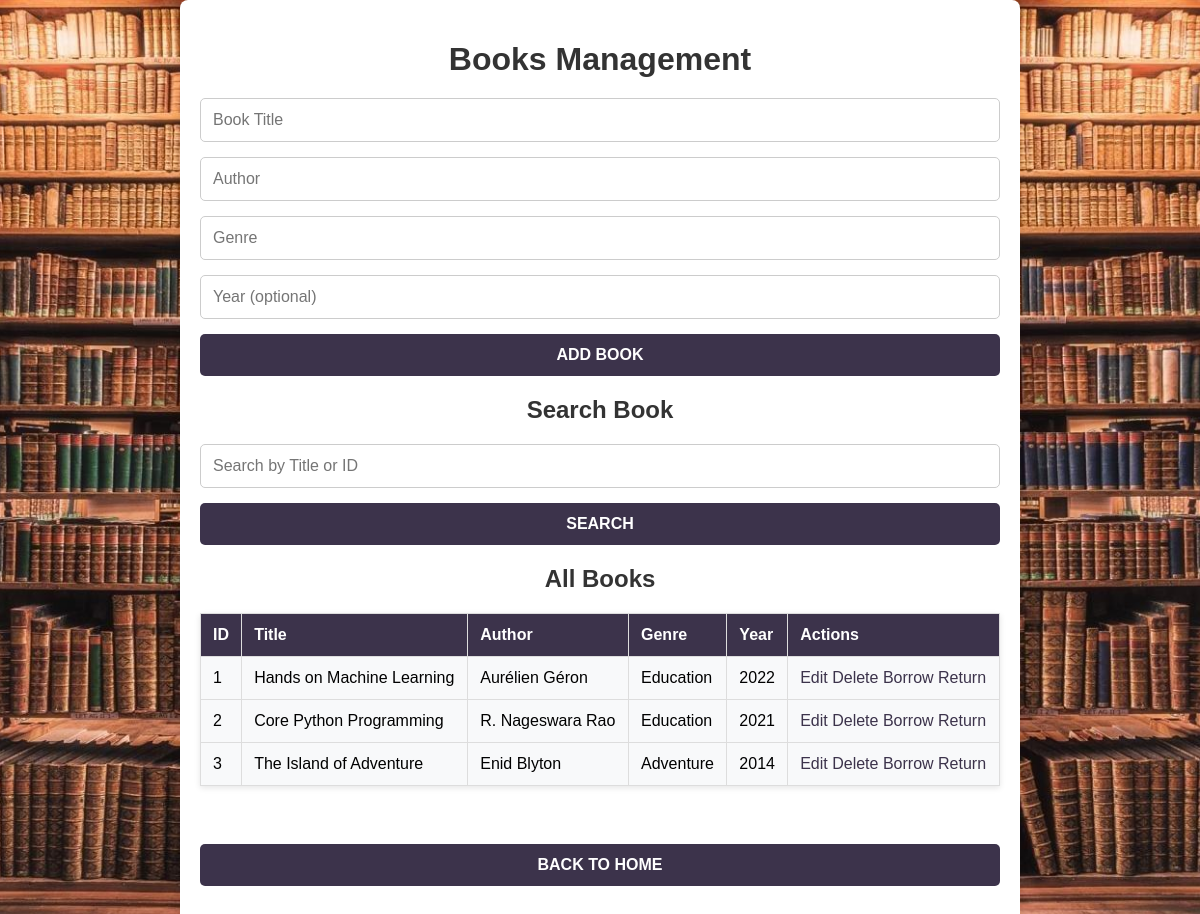
/books, run on the app's committed database.
### app.py (models this page shows, shortened)
class Book(db.Model):
    id = db.Column(db.Integer, primary_key=True)
    title = db.Column(db.String(200), nullable=False)
    author = db.Column(db.String(100), nullable=False)
    genre = db.Column(db.String(50), nullable=False)
    year = db.Column(db.Integer)
    is_available = db.Column(db.Boolean, default=True)
    loans = db.relationship('Loan', backref='book', lazy=True)

### app.py (the view, shortened to what this page needs)
@app.route('/books', methods=['GET', 'POST'])
def books():
    all_books = Book.query.all()
    return render_template('books.html', books=all_books)

### templates/books.html (shortened to what this page needs)
<!DOCTYPE html>
<html lang="en">
<head>
    <link rel="stylesheet" href="/static/style.css">
</head>
<body>
    <div class="container">
        <h1>Books Management</h1>
        <form action="/books" method="POST">
            <input type="text" name="title" placeholder="Book Title" required>
            <input type="text" name="author" placeholder="Author" required>
            <input type="text" name="genre" placeholder="Genre" required>
            <input type="number" name="year" placeholder="Year (optional)">
            <button type="submit">Add Book</button>
        </form>
        <h2><b>Search Book</b></h2>
        <form action="/books/search" method="GET">
            <input type="text" name="query" placeholder="Search by Title or ID" required>
            <button type="submit">Search</button>
        </form>
        <h2>All Books</h2>
        <table>
            <thead>
                <tr>
                    <th>ID</th>
                    <th>Title</th>
                    <th>Author</th>
                    <th>Genre</th>
                    <th>Year</th>
                    <th>Actions</th>
                </tr>
            </thead>
            <tbody>
                {% for book in books %}
                <tr>
                    <td>{{ book.id }}</td>
                    <td>{{ book.title }}</td>
                    <td>{{ book.author }}</td>
                    <td>{{ book.genre }}</td>
                    <td>{{ book.year }}</td>
                    <td>
                        <a href="/books/update/{{ book.id }}">Edit</a>
                        <a href="/books/delete/{{ book.id }}" onclick="return confirm('Are you sure?');">Delete</a>
                        <a href="/books/borrow/{{ book.id }}">Borrow</a>
                        <a href="/books/return/{{ book.id }}">Return</a>
                    </td>
                </tr>
                {% endfor %}
            </tbody>
        </table>
        <br>
        <form action="/" method="get">
            <button type="submit">Back to Home</button>
        </form>
    </div>
</body>
</html>

### static/style.css (style rules this page uses)
body { font-family: Arial, sans-serif; margin: 0; padding: 0; background-image: url('/static/background.jpg'); background-size: cover; background-position: center; background-repeat: no-repeat; display: flex; justify-content: center; align-items: center; min-height: 100vh; }
.container { max-width: 800px; width: 100%; padding: 20px; background: #ffffff; box-shadow: 0 4px 8px rgba(0, 0, 0, 0.1); border-radius: 8px; text-align: center; }
h1, h2 { text-align: center; color: #333333; margin-bottom: 20px; }
form { margin: 20px 0; display: flex; flex-direction: column; gap: 15px; }
input, select, button { padding: 12px; font-size: 16px; border: 1px solid #cccccc; border-radius: 5px; transition: all 0.3s ease; }
button { background-color: #3C334B; color: #ffffff; cursor: pointer; font-weight: bold; text-transform: uppercase; border: none; }
table { width: 100%; border-collapse: collapse; margin: 20px 0; box-shadow: 0 2px 6px rgba(0, 0, 0, 0.1); }
table, th, td { border: 1px solid #dddddd; }
th, td { text-align: left; padding: 12px; }
th { background-color: #3C334B; color: #ffffff; font-weight: bold; }
td { background-color: #f8f9fa; }
td a { color: #3C334B; text-decoration: none; }
a { color: #3C334B; text-decoration: none; }

### data on the page
Book: id "1", title "Hands on Machine Learning", author "Aurélien Géron", genre "Education", year "2022"
Book: id "2", title "Core Python Programming", author "R. Nageswara Rao", genre "Education", year "2021"
Book: id "3", title "The Island of Adventure", author "Enid Blyton", genre "Adventure", year "2014"
